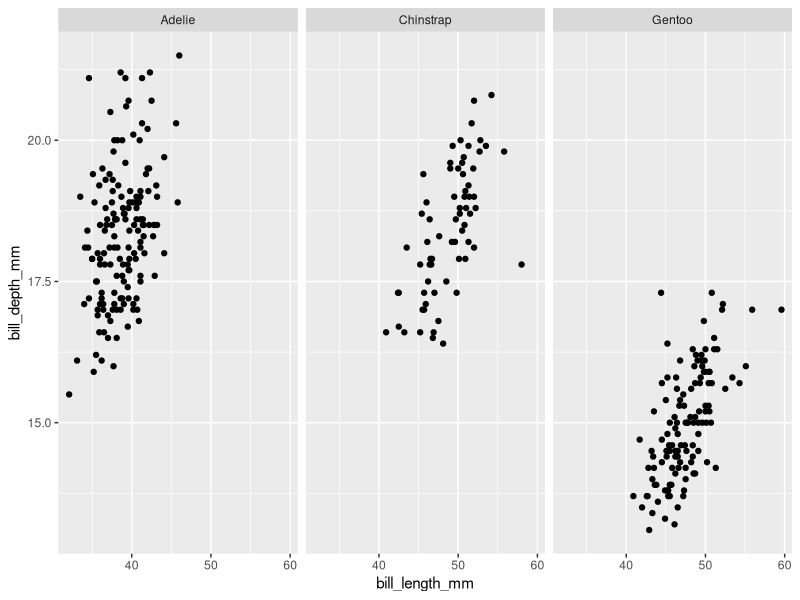
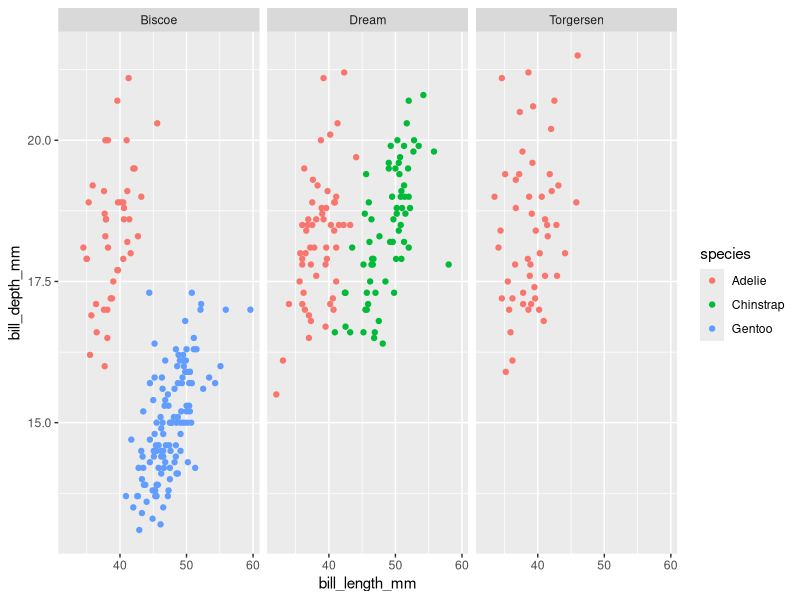

Source code (R) for these figures, in order:

            library(ggplot2)
            library(palmerpenguins)
            built_answer <- tryCatch(
                {
                    set.seed(42)
                    ggplot(penguins, aes(x = bill_length_mm, y = bill_depth_mm)) + geom_point() + facet_wrap(~ species)
                    suppressWarnings(
                        if (!file.exists("/sandbox/figures/bill-length_bill-depth_scatter_facet_species_answer.png")) {
                            ggsave(
                                width = 3,
                                height = 3,
                                "/sandbox/figures/bill-length_bill-depth_scatter_facet_species_answer.png"
                            )
                        }
                    )
                    suppressWarnings(
                        ggplot_build(last_plot())
                    )
                },
                error = function(e) {
                    'ERROR'
                }
            )
            built_submission <- tryCatch(
                {
                    set.seed(42)
                    library(ggplot2)

ggplot(penguins, aes(x = bill_length_mm, y = bill_depth_mm, color = species)) +
  geom_point() +
  facet_wrap(~ island, ncol = 3)
                    suppressWarnings(
                        ggsave(
                            width = 3,
                            height = 3,
                            "figures/bill-length_bill-depth_scatter_facet_species_submission_gemma.png"
                        )
                    )
                    suppressWarnings(
                        ggplot_build(last_plot())
                    )
                },
                error = function(e) {
                    'ERROR'
                }
            )
            cat(isTRUE(all.equal(built_answer, built_submission)))
        
